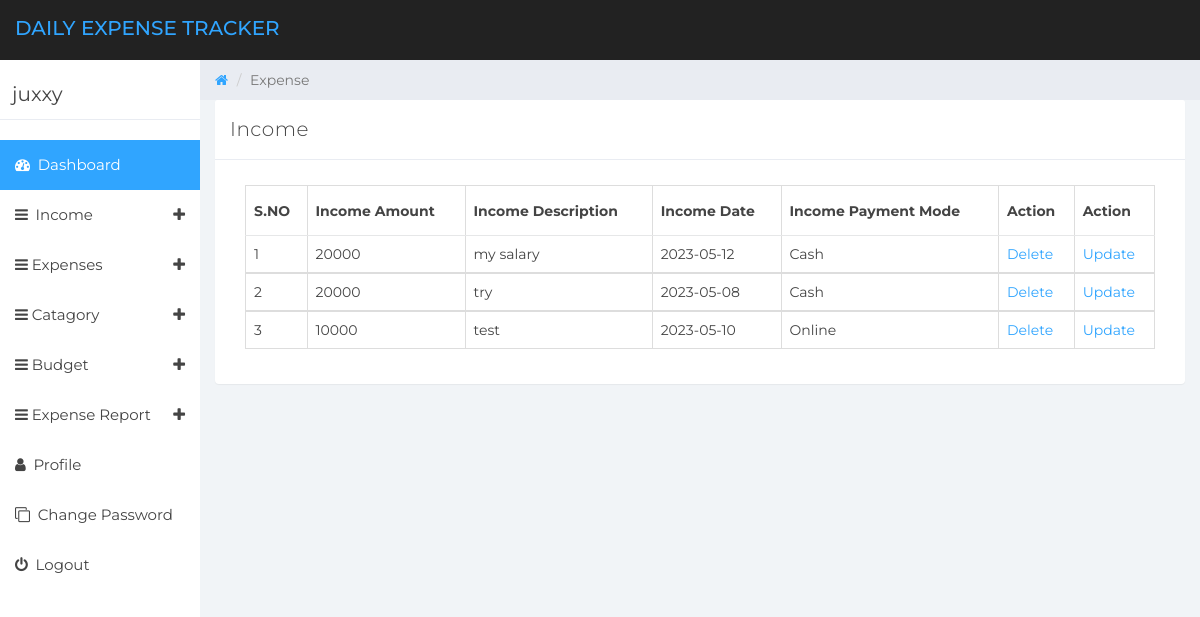
The page /dets/manage-income.php (signed in) on the database its author committed.
### tables this page shows
CREATE TABLE `user_master` (
  `user_id` int(30) NOT NULL,
  `user_name` varchar(250) NOT NULL,
  `email_id` varchar(250) NOT NULL,
  `mobile_no` varchar(50) NOT NULL,
  `password` varchar(250) NOT NULL
);

CREATE TABLE `income_master` (
  `income_id` int(50) NOT NULL,
  `user_id` int(50) NOT NULL,
  `income_de` varchar(250) NOT NULL,
  `amount` int(60) NOT NULL,
  `date` date NOT NULL,
  `pay_mode` varchar(250) NOT NULL
);

### dets/manage-income.php (the view, shortened to what this page needs)
<?php
if (strlen($_SESSION['detsuid']==0)) {
  header('location:logout.php');
  } else{
?>
<!DOCTYPE html>
<html>
<head>
	<link href="css/bootstrap.min.css" rel="stylesheet">
	<link href="css/font-awesome.min.css" rel="stylesheet">
	<link href="css/datepicker3.css" rel="stylesheet">
	<link href="css/styles.css" rel="stylesheet">
</head>
<body>
	<?php include_once('includes/header.php');?>
	<?php include_once('includes/sidebar.php');?>
	<div class="col-sm-9 col-sm-offset-3 col-lg-10 col-lg-offset-2 main">
		<div class="row">
			<ol class="breadcrumb">
				<li><a href="#">
					<em class="fa fa-home"></em>
				</a></li>
				<li class="active">Expense</li>
			</ol>
		</div>
		<div class="row">
			<div class="col-lg-12">
				<div class="panel panel-default">
					<div class="panel-heading">Income</div>
					<div class="panel-body">
						<div class="col-md-12">
							<div class="table-responsive">
            <table class="table table-bordered mg-b-0">
              <thead>
                <tr>
                  <th>S.NO</th>
				  <th>Income Amount</th>
                  <th>Income Description</th>
                  <th>Income Date</th>
				  <th>Income Payment Mode</th>
				  <th>Action</th>
				  <th>Action</th>
                </tr>
              </thead>
              <?php
              $userid=$_SESSION['detsuid'];
$ret=mysqli_query($con,"select * from income_master where user_id = '$userid'");
$cnt=1;
while ($row=mysqli_fetch_array($ret)) {
?>
              <tbody>
                <tr>
                  <td><?php echo $cnt;?></td>
                  <td><?php  echo $row['amount'];?></td>
                  <td><?php  echo $row['income_de'];?></td>
                  <td><?php  echo $row['date'];?></td>
				  <td><?php  echo $row['pay_mode'];?></td>
                  <td><a href="manage-income.php?delid=<?php echo $row['income_id'];?>">Delete</a>
				  <td><a href="update-income.php?updateid=<?php echo $row['income_id'];?>">Update</a>
                </tr>
                <?php
                $cnt=$cnt+1;
}?>
              </tbody>
            </table>
          </div>
						</div>
					</div>
				</div>
			</div>
		<?php include_once('includes/footer.php');?>
		</div>
	</div>
</body>
</html>
<?php }  ?>

### dets/includes/sidebar.php (shortened to what this page needs)
<?php
include('includes/dbconnection.php');
?>
<div id="sidebar-collapse" class="col-sm-3 col-lg-2 sidebar">
        <div class="profile-sidebar">
            <div class="profile-usertitle">
                <?php
$uid=$_SESSION['detsuid'];
$ret=mysqli_query($con,"select user_name from user_master where user_id='$uid'");
$row=mysqli_fetch_array($ret);
$name=$row['user_name'];
?>
                <div class="profile-usertitle-name"><?php echo $name; ?></div>
            </div>
        </div>
        <ul class="nav menu">
            <li class="active"><a href="dashboard.php"><em class="fa fa-dashboard">&nbsp;</em> Dashboard</a></li>
            <li class="parent "><a data-toggle="collapse" href="#sub-item-1">
                <em class="fa fa-navicon">&nbsp;</em> Income <span data-toggle="collapse" href="#sub-item-1" class="icon pull-right"><em class="fa fa-plus"></em></span>
                </a>
            </li>
            <li class="parent "><a data-toggle="collapse" href="#sub-item-2">
                <em class="fa fa-navicon">&nbsp;</em>Expenses <span data-toggle="collapse" href="#sub-item-3" class="icon pull-right"><em class="fa fa-plus"></em></span>
                </a>
            <li class="parent "><a data-toggle="collapse" href="#sub-item-3">
                <em class="fa fa-navicon">&nbsp;</em>Catagory <span data-toggle="collapse" href="#sub-item-3" class="icon pull-right"><em class="fa fa-plus"></em></span>
                </a>
            <li class="parent "><a data-toggle="collapse" href="#sub-item-4">
                <em class="fa fa-navicon">&nbsp;</em>Budget <span data-toggle="collapse" href="#sub-item-4" class="icon pull-right"><em class="fa fa-plus"></em></span>
                </a>
            </li>
            <li class="parent "><a data-toggle="collapse" href="#sub-item-7">
                <em class="fa fa-navicon">&nbsp;</em>Expense Report <span data-toggle="collapse" href="#sub-item-7" class="icon pull-right"><em class="fa fa-plus"></em></span>
                </a>
            </li>
            <li><a href="user-profile.php"><em class="fa fa-user">&nbsp;</em> Profile</a></li>
             <li><a href="change-password.php"><em class="fa fa-clone">&nbsp;</em> Change Password</a></li>
<li><a href="logout.php"><em class="fa fa-power-off">&nbsp;</em> Logout</a></li>
        </ul>
    </div>

### dets/css/styles.css (style rules this page uses)
body { background: #f1f4f7; padding-top: 60px; font-size: 14px; color: #444444; font-family: "Montserrat", "Helvetica Neue", Helvetica, Arial, sans-serif; }
a, a:hover, a:focus { color: #30a5ff; }
.panel { border: 0; }
.panel-heading { font-size: 20px; font-weight: 300; letter-spacing: 0.025em; height: 60px; line-height: 38px; }
.panel-default .panel-heading { background: #fff; border-bottom: 1px solid #e9ecf2; color: #444444; }
.sidebar { display: block; padding: 0; display: none; box-shadow: none; background: #fff; }
.sidebar ul { margin: 20px 0px; }
@media (min-width: 768px) { .sidebar { display: block; position: fixed; top: 60px; bottom: 0; left: 0; z-index: 1000; display: block; margin: 0; padding: 0; overflow-x: hidden; overflow-y: auto; } }
.sidebar ul.nav .active a, .sidebar ul.nav li.parent a.active, .sidebar ul.nav .active > a:hover, .sidebar ul.nav li.parent a.active:hover, .sidebar ul.nav .active > a:focus, .sidebar ul.nav li.parent a.active:focus { color: #fff; background-color: #30a5ff; }
.sidebar ul.nav li a { height: 50px; font-size: 15px; line-height: 2em; color: #444444; }
.profile-sidebar { padding: 10px 0; border-bottom: 1px solid #e9ecf2; }
.profile-usertitle { float: left; text-align: left; margin: 10px 0 0 12px; }
.profile-usertitle-name { font-size: 20px; margin-bottom: 0px; }
.breadcrumb { border-radius: 0; padding: 10px 15px 10px 15px; background: #e9ecf2; margin: 0; }
.table { background: #fff; }
.table > thead > tr > th { border-bottom: 1px solid #e6e7e8; vertical-align: middle; height: 50px; }

### rows shown on the page
user_master: user_name "juxxy"
income_master: amount "20000", income_de "my salary", date "2023-05-12", pay_mode "Cash"
income_master: amount "20000", income_de "try", date "2023-05-08", pay_mode "Cash"
income_master: amount "10000", income_de "test", date "2023-05-10", pay_mode "Online"
